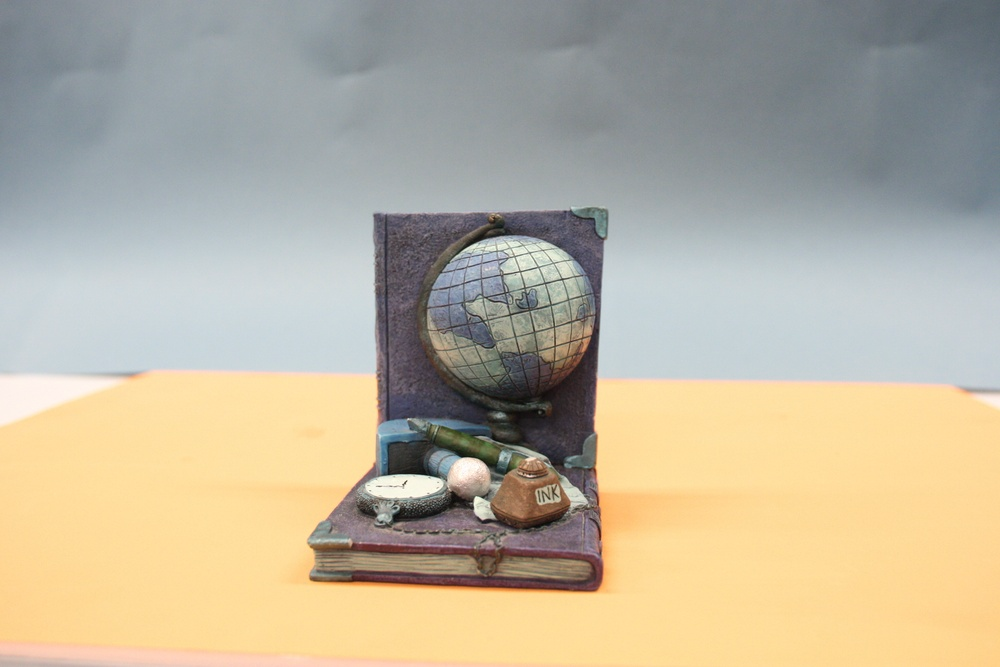
#> input picture data/globe/0000.JPG, 1000 x 667 px, shrunk from 1944 x 1296 before the run; its folder holds 4 pictures in this run
$ jupyter execute notebook.ipynb
#> lines starting #> are read from the running program, lines starting #| are printed output that depends on the picture; long printed decimals are rounded
# Structure from Motion (SfM) Notebook

This notebook demonstrates how to generate a 3D point cloud from a set of images using Structure from Motion (SfM) techniques.
We'll use OpenCV for feature extraction, matching, and triangulation.
Ensure you have the necessary images in the specified directory.

[cell 1]
import cv2
import numpy as np
import os
import glob
from matplotlib import pyplot as plt

# Set paths
data_in = "data"
data_set = "globe"
data_set_ext = "JPG"
data_out = "out"

# Create output directory if it doesn't exist
os.makedirs(data_out, exist_ok=True)

## Step 1: Feature Extraction and Matching

[cell 2]
def get_original_image_id(id):
    return 31 - id if id < 16 else id - 16

[cell 3]
# Load images
image_paths = sorted(glob.glob(os.path.join(data_in, data_set, f"*.{data_set_ext}")))
images = [cv2.imread(img_path, cv2.IMREAD_COLOR_RGB) for img_path in image_paths]
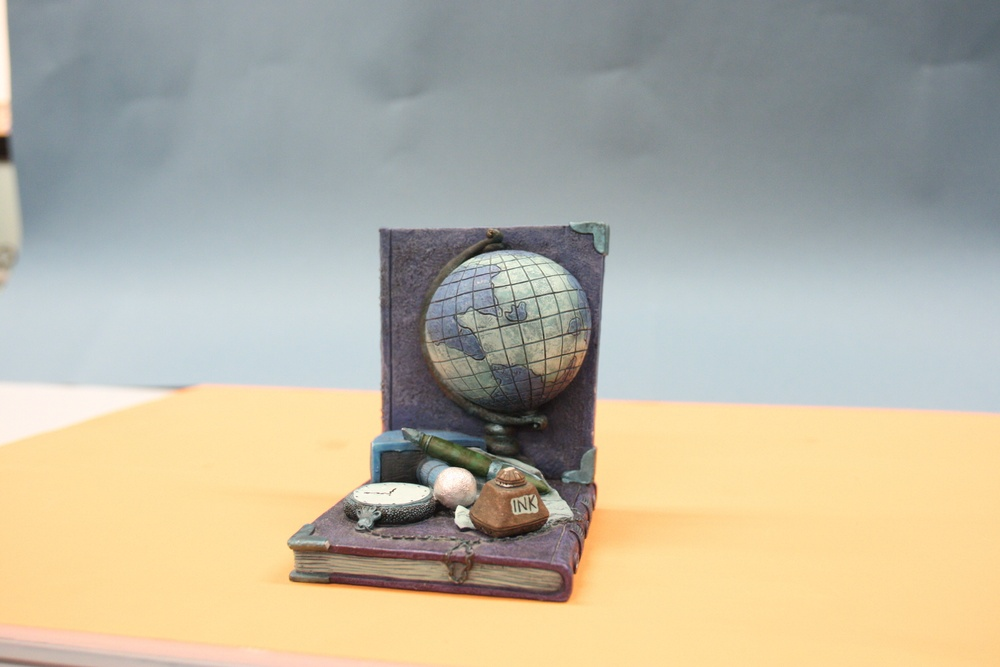
#> input picture data/globe/0001.JPG, 1000 x 667 px, shrunk from 1944 x 1296 before the run
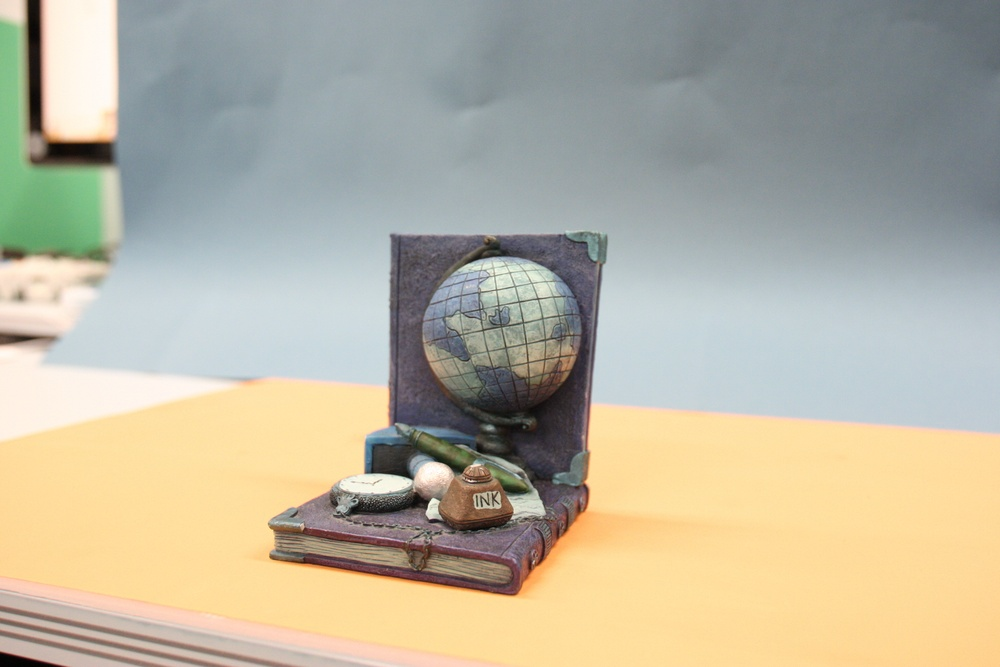
#> input picture data/globe/0002.JPG, 1000 x 667 px, shrunk from 1944 x 1296 before the run
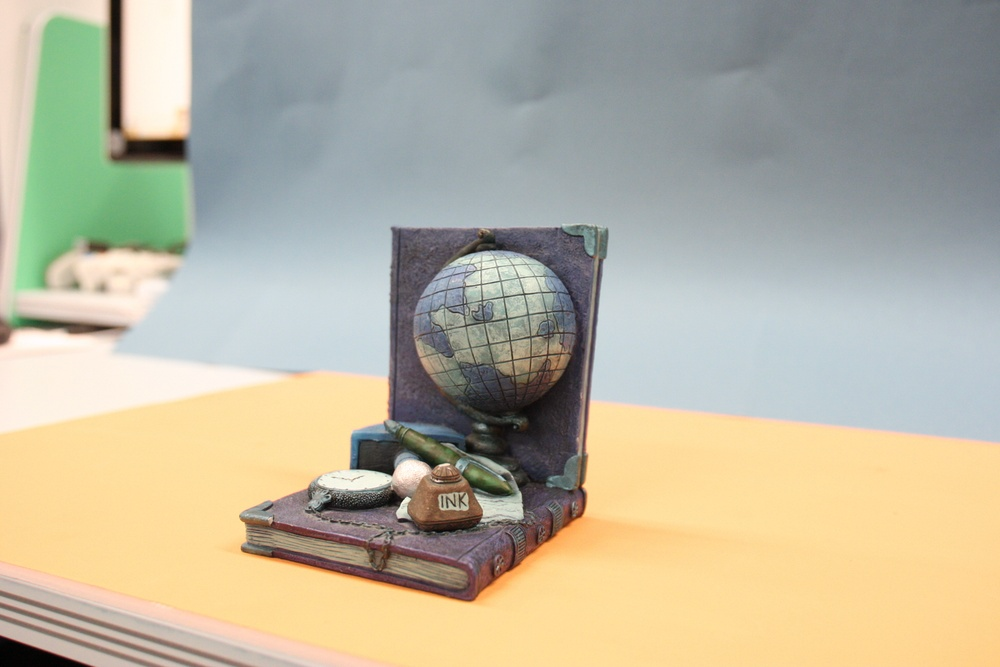
#> input picture data/globe/0003.JPG, 1000 x 667 px, shrunk from 1944 x 1296 before the run
#> images = 4 items
# Rearrange in this order (index): from 31 to 16 then 0 to 15
images = images[31:15:-1] + images[0:16]

print(f"Number of images: {len(images)}")
#| Number of images: 4


# Initialize SIFT detector
sift = cv2.SIFT_create()

# Extract features and match them
keypoints = []
descriptors = []
for img in images:
    kp, des = sift.detectAndCompute(img, None)
    keypoints.append(kp)
    descriptors.append(des)
#> this loop made 4 passes
#> after the loop, descriptors = 4 items; keypoints = 4 items

# Match features between images
bf = cv2.BFMatcher(cv2.NORM_L2, crossCheck=True)
matches = {}
for i in range(len(images) - 1):
    matches[(i, i + 1)] = bf.match(descriptors[i], descriptors[i + 1])
    print(
        f"Number of matches between images {get_original_image_id(i)} and {get_original_image_id(i + 1)}: {len(matches[(i, i + 1)])}"
    )
#> this loop made 3 passes
#| Number of matches between images 31 and 30: 502
#| Number of matches between images 30 and 29: 424
#| Number of matches between images 29 and 28: 450
#> after the loop, matches = 3 items

# Sort matches by distance
matches = {k: sorted(v, key=lambda x: x.distance) for k, v in matches.items()}

[cell 4]
# Plot matches
for i in range(3):
    img_i = cv2.drawMatches(
        images[i],
        keypoints[i],
        images[i + 1],
        keypoints[i + 1],
        matches[(i, i + 1)],
        None,
        flags=cv2.DrawMatchesFlags_NOT_DRAW_SINGLE_POINTS,
    )

    plt.imshow(img_i)
    plt.axis("off")
    plt.show()
#> this loop made 3 passes
#> pass 1, `img_i = cv2.drawMatches( images[i], keypoints[i], images[i + 1], keypo..`:
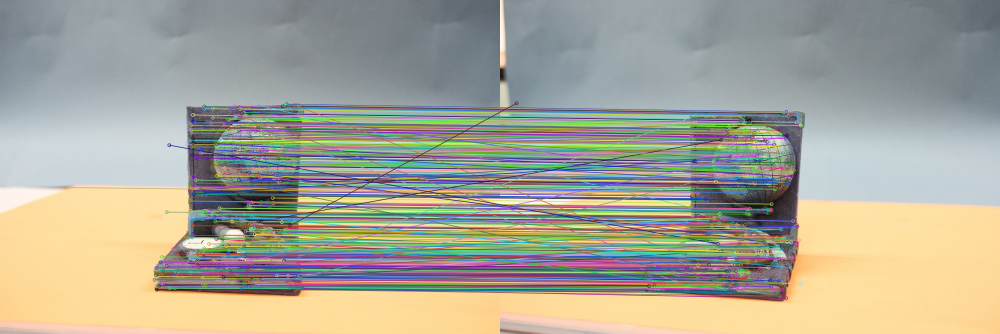
#> img_i: shape (667, 2000, 3) (shown at 1/2 size); mean of channels 0, 1, 2 151.6, 166.2, 168.4; drawn as B, G, R
#> pass 2, `img_i = cv2.drawMatches( images[i], keypoints[i], images[i + 1], keypo..`:
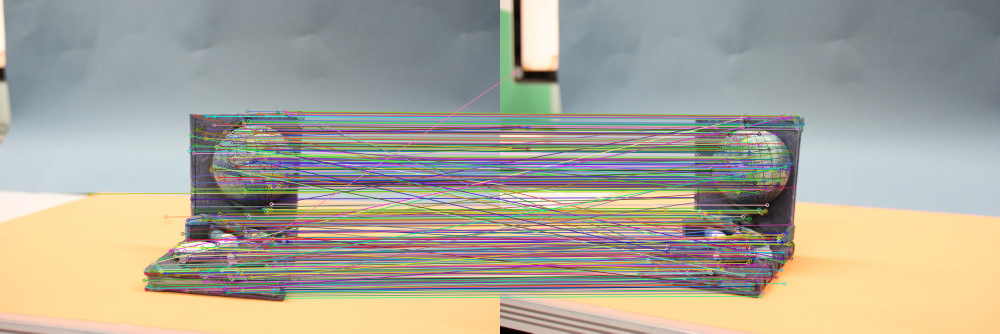
#> img_i: shape (667, 2000, 3) (shown at 1/2 size); mean of channels 0, 1, 2 153.3, 166.8, 171; drawn as B, G, R
#> pass 3, `img_i = cv2.drawMatches( images[i], keypoints[i], images[i + 1], keypo..`:
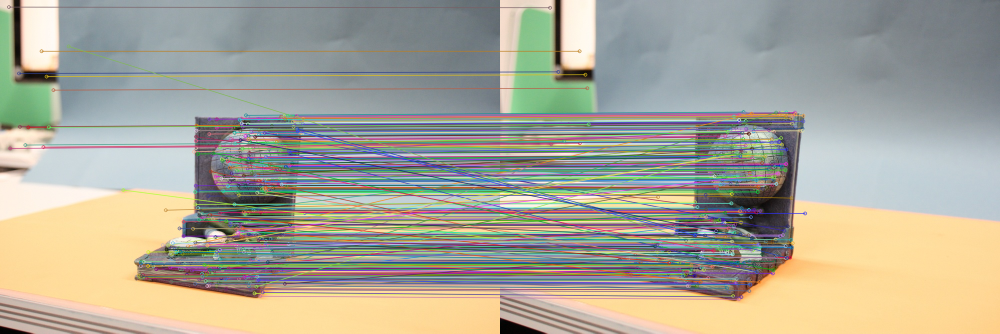
#> img_i: shape (667, 2000, 3) (shown at 1/2 size); mean of channels 0, 1, 2 152.6, 166.8, 169.3; drawn as B, G, R

## Step 2: Eliminate Outliers

[cell 5]
# Remove outliers from matches using cv2.findHomography

for i, j in matches.keys():
    kp1 = np.array([keypoints[i][m.queryIdx].pt for m in matches[(i, j)]])
    kp2 = np.array([keypoints[j][m.trainIdx].pt for m in matches[(i, j)]])

    H, mask = cv2.findHomography(kp1, kp2, cv2.RANSAC, 5.0)

    matches[(i, j)] = [m for m, msk in zip(matches[(i, j)], mask) if msk]

[cell 6]
# Plot matches
for i in range(3):
    img_i = cv2.drawMatches(
        images[i],
        keypoints[i],
        images[i + 1],
        keypoints[i + 1],
        matches[(i, i + 1)],
        None,
        flags=cv2.DrawMatchesFlags_NOT_DRAW_SINGLE_POINTS,
    )

    plt.title(
        f"Matches between images {get_original_image_id(i)} and {get_original_image_id(i+1)}"
    )
    plt.imshow(img_i)
    plt.axis("off")
    plt.show()
#> this loop made 3 passes
#> pass 1, `img_i = cv2.drawMatches( images[i], keypoints[i], images[i + 1], keypo..`:
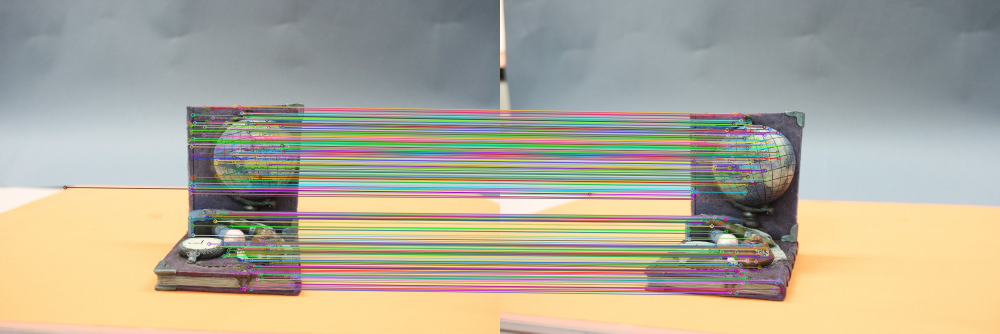
#> img_i: shape (667, 2000, 3) (shown at 1/2 size); mean of channels 0, 1, 2 152.9, 170.9, 176.4; drawn as B, G, R
#> pass 2, `img_i = cv2.drawMatches( images[i], keypoints[i], images[i + 1], keypo..`:
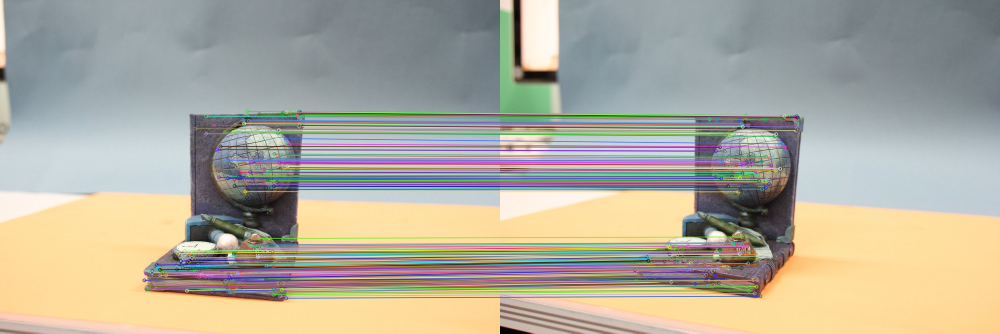
#> img_i: shape (667, 2000, 3) (shown at 1/2 size); mean of channels 0, 1, 2 156.5, 171.9, 175.9; drawn as B, G, R
#> pass 3, `img_i = cv2.drawMatches( images[i], keypoints[i], images[i + 1], keypo..`:
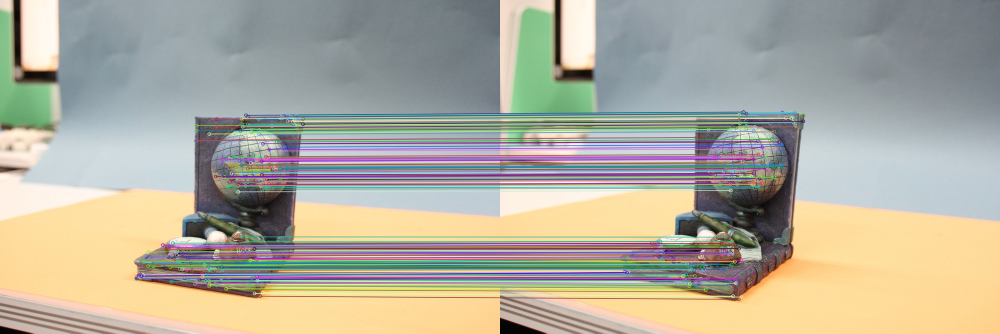
#> img_i: shape (667, 2000, 3) (shown at 1/2 size); mean of channels 0, 1, 2 157.5, 172.7, 176.5; drawn as B, G, R

## Step 3: Essential Matrix Estimation

[cell 7]
# Find the best image pair (with the most matches)
best_pair_idx = np.argmax([len(m) for m in matches.values()])
#> best_pair_idx = 0
best_matches = list(matches.items())[best_pair_idx][1]
#> best_matches = 265 matches

print(f"Number of matches in best pair: {len(best_matches)}")
#| Number of matches in best pair: 265
best_pair_i, best_pair_j = list(matches.keys())[best_pair_idx]
#> best_pair_i = 0; best_pair_j = 1
print(
    f"Best pair: ({get_original_image_id(best_pair_i)}, {get_original_image_id(best_pair_j)})"
)
#| Best pair: (31, 30)

# Get points from matches
pts1 = np.float32([keypoints[best_pair_i][m.queryIdx].pt for m in best_matches])
#> pts1 = 265 pairs, first value 130.1 to 593.4, second value 211.9 to 579.1
pts2 = np.float32([keypoints[best_pair_j][m.trainIdx].pt for m in best_matches])
#> pts2 = 265 pairs, first value 178.6 to 565.8, second value 227.1 to 591.8

# Compute the essential matrix
K = np.array(
    [
        [1698.873755, 0.000000, 971.7497705],
        [0.000000, 1698.8796645, 647.7488275],
        [0.000000, 0.000000, 1.000000],
    ]
)
E, mask = cv2.findEssentialMat(
    pts1, pts2, K, method=cv2.RANSAC, prob=0.999, threshold=5.0
)
#> E = [[-0.00127, -0.314, -0.00963], [0.303, -0.00469, 0.639], [0.00514, -0.634, -0.00316]]; mask = 265 values from 1 to 1

[cell 8]
num_outliers = np.sum(mask == 0)
#> num_outliers = 0
print(f"Number of outliers: {num_outliers}")
#| Number of outliers: 0

num_inliers = np.sum(mask == 1)
#> num_inliers = 265
print(f"Number of inliers: {num_inliers}")
#| Number of inliers: 265

[cell 9]
# Plot the best pair of images
img_best_pair = cv2.drawMatches(
    images[best_pair_i],
    keypoints[best_pair_i],
    images[best_pair_j],
    keypoints[best_pair_j],
    best_matches,
    None,
    flags=cv2.DrawMatchesFlags_NOT_DRAW_SINGLE_POINTS,
)
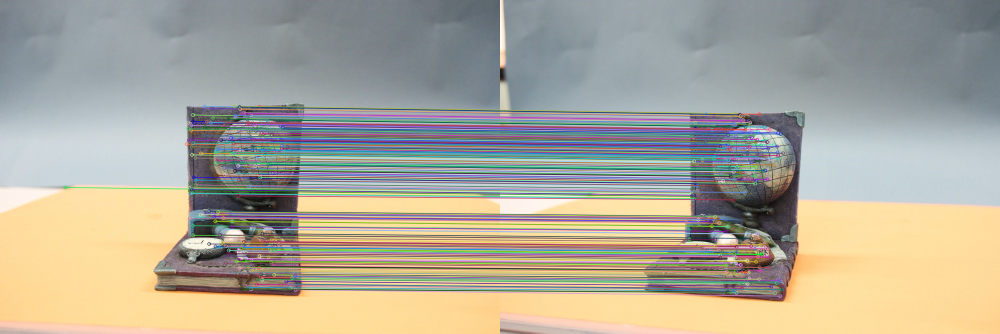
#> img_best_pair: shape (667, 2000, 3) (shown at 1/2 size); mean of channels 0, 1, 2 154, 168.6, 173.4; drawn as B, G, R

plt.title(
    f"Matches between images {get_original_image_id(best_pair_i)} and {get_original_image_id(best_pair_j)}"
)
plt.imshow(img_best_pair)
plt.axis("off")
plt.show()

## Step 4: Camera Pose Estimation

[cell 10]
R1, R2, t = cv2.decomposeEssentialMat(E)
#> R1 = [[0.62, 0.0216, -0.785], [0.0159, -1, -0.0149], [-0.785, -0.00327, -0.62]]; R2 = [[1, -0.00459, 0.0179], [0.0045, 1, 0.00521], [-0.0179, -0.00513, 1]]; t = [0.896, 0.0113, -0.444]

# Select the correct rotation and translation
P1 = np.hstack((np.eye(3), np.zeros((3, 1))))  # First camera at (I|0)
P2s = [
    np.hstack((R1, t)),
    np.hstack((R1, -t)),
    np.hstack((R2, t)),
    np.hstack((R2, -t)),
]


def count_positive_depth(P1, P2, pts1, pts2, K):
    """Count the number of triangulated points with positive depth in both camera frames"""
    points_4d = cv2.triangulatePoints(K @ P1, K @ P2, pts1.T, pts2.T)
    points_3d = (
        points_4d[:3] / points_4d[3]
    )  # Convert to 3D by dividing by homogeneous coord

    # Convert to second camera's coordinate system
    points_cam2 = P2[:, :3] @ points_3d + P2[:, 3].reshape(3, 1)

    # Count points where Z > 0 in both camera frames
    return np.sum((points_3d[2] > 0) & (points_cam2[2] > 0))


# Select the best P2 based on positive depth count
P2 = max(P2s, key=lambda P2_i: count_positive_depth(P1, P2_i, pts1, pts2, K))
#> P2 = [[1, -0.00459, 0.0179, -0.896], [0.0045, 1, 0.00521, -0.0113], [-0.0179, -0.00513, 1, 0.444]]

print("R:", P2[:, :3])
#| R: [[ 0.9998 -0.004594  0.01786]
#|  [ 0.004501  1  0.005213]
#|  [-0.01788  -0.005131   0.9998]]
print("t:", P2[:, 3])
#| t: [-0.8959 -0.0113  0.444]

[cell 11]
# Double check the results
_, R_, t_, mask = cv2.recoverPose(E, pts1, pts2, K)
#> R_ has the same summary as R2; t_ = [-0.896, -0.0113, 0.444]; mask = 265 values, max 255 at index 0, min 0 at index 20, mean 254
print("R_:", R_)
#| R_: [[ 0.9998 -0.004594  0.01786]
#|  [ 0.004501  1  0.005213]
#|  [-0.01788  -0.005131   0.9998]]
print("t_:", t_.reshape(-1))
#| t_: [-0.8959 -0.0113  0.444]

print(f"{np.allclose(R_, P2[:, :3])=}")
#| np.allclose(R_, P2[:, :3])=True
print(f"{np.allclose(t_.reshape(-1), P2[:, 3])=}")
#| np.allclose(t_.reshape(-1), P2[:, 3])=True
